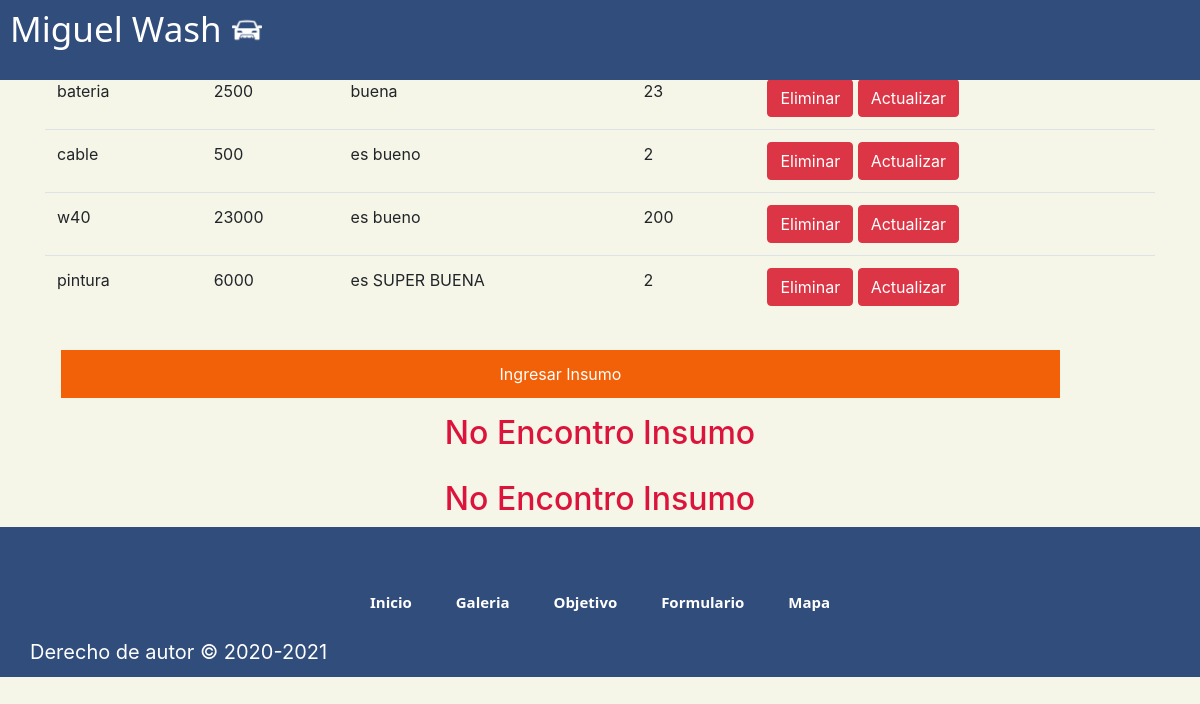
Screenshot of /buscar/1/ (signed in) with the database file from the repository.
### myCar/models.py (models this page shows, shortened)
class Insumos(models.Model):
    nombre = models.CharField(max_length=120,primary_key=True)
    precio = models.IntegerField()
    descripcion = models.TextField()
    stock = models.IntegerField()

### myCar/views.py (the view)
# urls.py: path('buscar/<id>/',buscar_insumo,name='BUSCAR'),
@login_required(login_url='/login/')
@permission_required('myCar.view_insumos',login_url='/login/')
def buscar_insumo(request,id):
    try:
        insumo = Insumos.objects.get(nombre=id)
        return render(request,'web/Form_Insumo_mod.html',{'insumo':insumo})
    except:
        msg='No Encontro Insumo'
    insu = Insumos.objects.all()
    return render(request,'web/admin_insumos.html',{'lista_insumos':insu,'msg':msg})

### myCar/templates/web/admin_insumos.html (shortened to what this page needs)
{% extends "web/base.html" %}
{% load static %}
{% block estilos %}
<link rel="stylesheet" href="https://cdn.jsdelivr.net/npm/bootstrap@4.5.3/dist/css/bootstrap.min.css">
{% endblock estilos %}
{% block contenido %}
<section>
    <div class="container">
        <h4>Formulario Insumo</h4>
        <table class="table">
            <tr>
                <td>Nombre</td>
                <td>Precio</td>
                <td>Descripcion</td>
                <td>Stock</td>
                <td>Operaciones</td>
            </tr>
            {% for item in lista_insumos %}
            <tr>
                <td>{{item.nombre}}</td>
                <td>{{item.precio}}</td>
                <td>{{item.descripcion}}</td>
                <td>{{item.stock}}</td>
                <td>
                    <button class="btn btn-danger" onclick="mensaje('{{item.nombre}}')">Eliminar</button>
                    <button class="btn btn-danger" onclick="modificar('{{item.nombre}}')">Actualizar</button>
                </td>
            </tr>
            {% endfor %}
        </table>
        <input class="bottom" type="button" value="Ingresar Insumo" onclick="ir()">
        <div style="text-align: center;color: crimson;">
            <h2>{{msg}}</h2>
        </div>
    </div>
</section>
<div style="text-align: center;color: crimson;">
    <h2>{{msg}}</h2>
</div>
{% endblock contenido %}

### rows the page displays
Insumos: nombre "bateria", precio "2500", descripcion "buena", stock "23"
Insumos: nombre "cable", precio "500", descripcion "es bueno", stock "2"
Insumos: nombre "w40", precio "23000", descripcion "es bueno", stock "200"
Insumos: nombre "pintura", precio "6000", descripcion "es SUPER BUENA", stock "2"

### other values shown
{{ msg }} "No Encontro Insumo"
